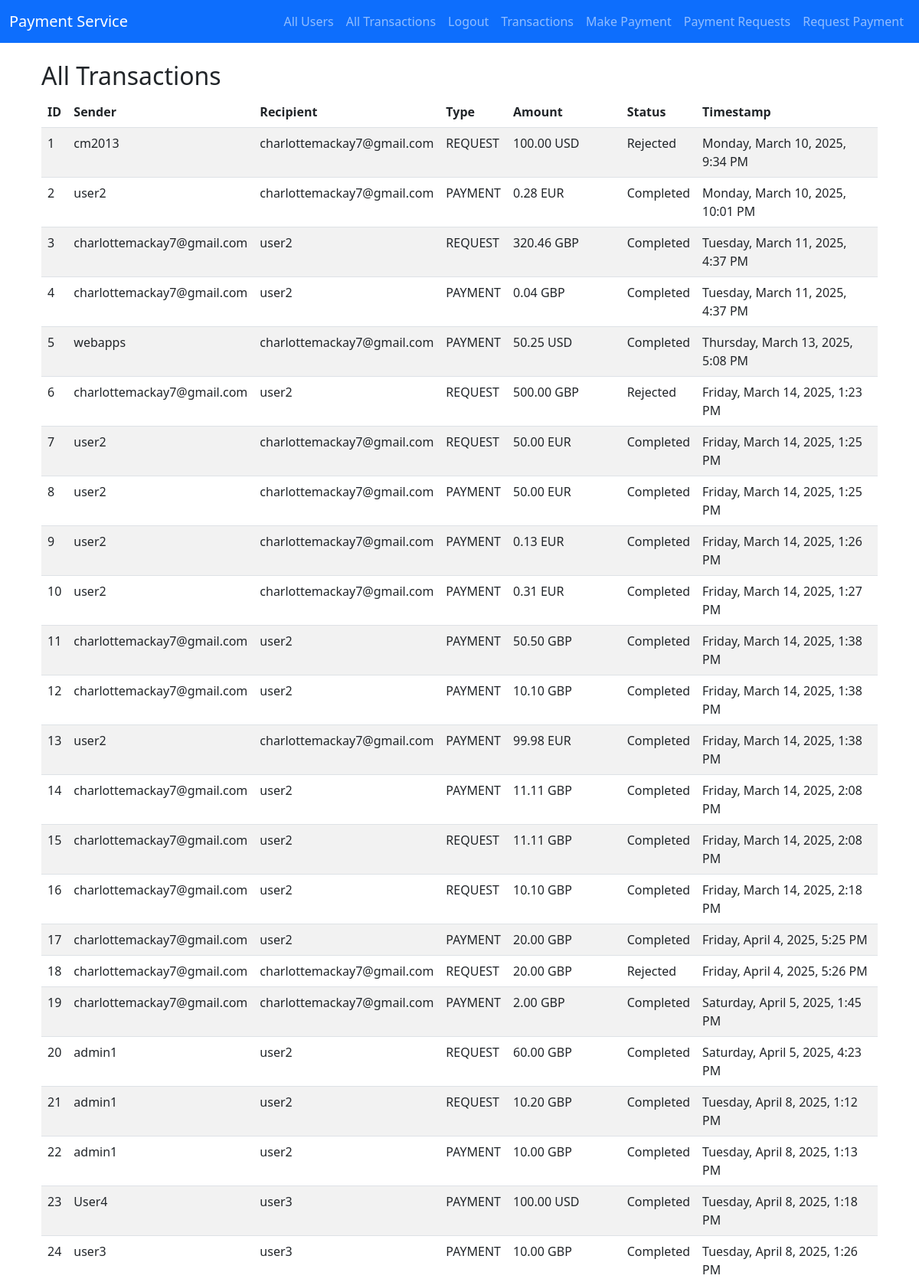
The app's page /webapps2025/admin/transactions/ (signed in, upper part) with its own data.
### payapp/models.py (models this page shows, shortened)
class Transaction(models.Model):
    TRANSACTION_TYPE_CHOICES = [
        ('PAYMENT', 'Payment'),
        ('REQUEST', 'Request'),
    ]
    sender = models.ForeignKey(
        settings.AUTH_USER_MODEL,
        on_delete=models.CASCADE,
        related_name='sent_transactions'
    )
    recipient = models.ForeignKey(
        settings.AUTH_USER_MODEL,
        on_delete=models.CASCADE,
        related_name='received_transactions'
    )
    transaction_type = models.CharField(
        max_length=8, choices=TRANSACTION_TYPE_CHOICES, default='PAYMENT'
    )
    amount = models.DecimalField(max_digits=10, decimal_places=2)
    converted_amount = models.DecimalField(max_digits=10, decimal_places=2, null=True, blank=True)
    timestamp = models.DateTimeField(auto_now_add=True)
    remote_timestamp = models.CharField(max_length=50, null=True, blank=True)
    status = models.CharField(
        max_length=10,
        choices=[('Pending', 'Pending'), ('Completed', 'Completed'), ('Rejected', 'Rejected')],
        default='Pending'
    )

### register/models.py (models this page shows, shortened)
class CustomUser(AbstractUser):
    CURRENCY_CHOICES = [
        ('GBP', 'Pounds'),
        ('USD', 'US Dollars'),
        ('EUR', 'Euros'),
    ]
    currency = models.CharField(max_length=3, choices=CURRENCY_CHOICES, default='GBP')
    balance = models.DecimalField(max_digits=10, decimal_places=2, default=Decimal('750.00'))

### payapp/views.py (the view)
# urls.py: path('webapps2025/admin/transactions/', admin_transactions, name='admin_transactions'),
@user_passes_test(is_staff_check)
def admin_transactions(request):
    all_txs = Transaction.objects.all()
    return render(request, 'admin_transactions.html', {'transactions': all_txs})

### payapp/views.py (called while the page is built)
def is_staff_check(user):
    return user.is_staff or user.is_superuser

### templates/admin_transactions.html (shortened to what this page needs)
{% extends "base.html" %}
{% block content %}
    <div class="container mt-4">
        <h2>All Transactions</h2>
        <table class="table table-striped">
            <thead>
                <tr>
                    <th>ID</th>
                    <th>Sender</th>
                    <th>Recipient</th>
                    <th>Type</th>
                    <th>Amount</th>
                    <th>Status</th>
                    <th>Timestamp</th>
                </tr>
            </thead>
            <tbody>
            {% for t in transactions %}
                <tr>
                    <td>{{ t.id }}</td>
                    <td>{{ t.sender.username }}</td>
                    <td>{{ t.recipient.username }}</td>
                    <td>{{ t.transaction_type }}</td>
                    <td>
                        {{ t.amount }} {{ t.sender.currency }}
                    </td>
                    <td>{{ t.status }}</td>
                    <td>{{ t.timestamp|date:"l, F j, Y, g:i A" }}</td>
                </tr>
            {% empty %}
                <tr>
                    <td colspan="7">No transactions found.</td>
                </tr>
            {% endfor %}
            </tbody>
        </table>
    </div>
{% endblock %}

### records on screen
Transaction: id "1", sender.username "cm2013", recipient.username "charlottemackay7@gmail.com", transaction_type "REQUEST", amount "100.00", sender.currency "USD", status "Rejected", timestamp "Monday, March 10, 2025, 9:34 PM"
Transaction: id "2", sender.username "user2", recipient.username "charlottemackay7@gmail.com", transaction_type "PAYMENT", amount "0.28", sender.currency "EUR", status "Completed", timestamp "Monday, March 10, 2025, 10:01 PM"
Transaction: id "3", sender.username "charlottemackay7@gmail.com", recipient.username "user2", transaction_type "REQUEST", amount "320.46", sender.currency "GBP", status "Completed", timestamp "Tuesday, March 11, 2025, 4:37 PM"
Transaction: id "4", sender.username "charlottemackay7@gmail.com", recipient.username "user2", transaction_type "PAYMENT", amount "0.04", sender.currency "GBP", status "Completed", timestamp "Tuesday, March 11, 2025, 4:37 PM"
Transaction: id "5", sender.username "webapps", recipient.username "charlottemackay7@gmail.com", transaction_type "PAYMENT", amount "50.25", sender.currency "USD", status "Completed", timestamp "Thursday, March 13, 2025, 5:08 PM"
Transaction: id "6", sender.username "charlottemackay7@gmail.com", recipient.username "user2", transaction_type "REQUEST", amount "500.00", sender.currency "GBP", status "Rejected", timestamp "Friday, March 14, 2025, 1:23 PM"
Transaction: id "7", sender.username "user2", recipient.username "charlottemackay7@gmail.com", transaction_type "REQUEST", amount "50.00", sender.currency "EUR", status "Completed", timestamp "Friday, March 14, 2025, 1:25 PM"
Transaction: id "8", sender.username "user2", recipient.username "charlottemackay7@gmail.com", transaction_type "PAYMENT", amount "50.00", sender.currency "EUR", status "Completed", timestamp "Friday, March 14, 2025, 1:25 PM"
Transaction: id "9", sender.username "user2", recipient.username "charlottemackay7@gmail.com", transaction_type "PAYMENT", amount "0.13", sender.currency "EUR", status "Completed", timestamp "Friday, March 14, 2025, 1:26 PM"
Transaction: id "10", sender.username "user2", recipient.username "charlottemackay7@gmail.com", transaction_type "PAYMENT", amount "0.31", sender.currency "EUR", status "Completed", timestamp "Friday, March 14, 2025, 1:27 PM"
Transaction: id "11", sender.username "charlottemackay7@gmail.com", recipient.username "user2", transaction_type "PAYMENT", amount "50.50", sender.currency "GBP", status "Completed", timestamp "Friday, March 14, 2025, 1:38 PM"
Transaction: id "12", sender.username "charlottemackay7@gmail.com", recipient.username "user2", transaction_type "PAYMENT", amount "10.10", sender.currency "GBP", status "Completed", timestamp "Friday, March 14, 2025, 1:38 PM"
Transaction: id "13", sender.username "user2", recipient.username "charlottemackay7@gmail.com", transaction_type "PAYMENT", amount "99.98", sender.currency "EUR", status "Completed", timestamp "Friday, March 14, 2025, 1:38 PM"
Transaction: id "14", sender.username "charlottemackay7@gmail.com", recipient.username "user2", transaction_type "PAYMENT", amount "11.11", sender.currency "GBP", status "Completed", timestamp "Friday, March 14, 2025, 2:08 PM"
Transaction: id "15", sender.username "charlottemackay7@gmail.com", recipient.username "user2", transaction_type "REQUEST", amount "11.11", sender.currency "GBP", status "Completed", timestamp "Friday, March 14, 2025, 2:08 PM"
Transaction: id "16", sender.username "charlottemackay7@gmail.com", recipient.username "user2", transaction_type "REQUEST", amount "10.10", sender.currency "GBP", status "Completed", timestamp "Friday, March 14, 2025, 2:18 PM"
Transaction: id "17", sender.username "charlottemackay7@gmail.com", recipient.username "user2", transaction_type "PAYMENT", amount "20.00", sender.currency "GBP", status "Completed", timestamp "Friday, April 4, 2025, 5:25 PM"
Transaction: id "18", sender.username "charlottemackay7@gmail.com", recipient.username "charlottemackay7@gmail.com", transaction_type "REQUEST", amount "20.00", sender.currency "GBP", status "Rejected", timestamp "Friday, April 4, 2025, 5:26 PM"
Transaction: id "19", sender.username "charlottemackay7@gmail.com", recipient.username "charlottemackay7@gmail.com", transaction_type "PAYMENT", amount "2.00", sender.currency "GBP", status "Completed", timestamp "Saturday, April 5, 2025, 1:45 PM"
Transaction: id "20", sender.username "admin1", recipient.username "user2", transaction_type "REQUEST", amount "60.00", sender.currency "GBP", status "Completed", timestamp "Saturday, April 5, 2025, 4:23 PM"
Transaction: id "21", sender.username "admin1", recipient.username "user2", transaction_type "REQUEST", amount "10.20", sender.currency "GBP", status "Completed", timestamp "Tuesday, April 8, 2025, 1:12 PM"
Transaction: id "22", sender.username "admin1", recipient.username "user2", transaction_type "PAYMENT", amount "10.00", sender.currency "GBP", status "Completed", timestamp "Tuesday, April 8, 2025, 1:13 PM"
Transaction: id "23", sender.username "User4", recipient.username "user3", transaction_type "PAYMENT", amount "100.00", sender.currency "USD", status "Completed", timestamp "Tuesday, April 8, 2025, 1:18 PM"
Transaction: id "24", sender.username "user3", recipient.username "user3", transaction_type "PAYMENT", amount "10.00", sender.currency "GBP", status "Completed", timestamp "Tuesday, April 8, 2025, 1:26 PM"
